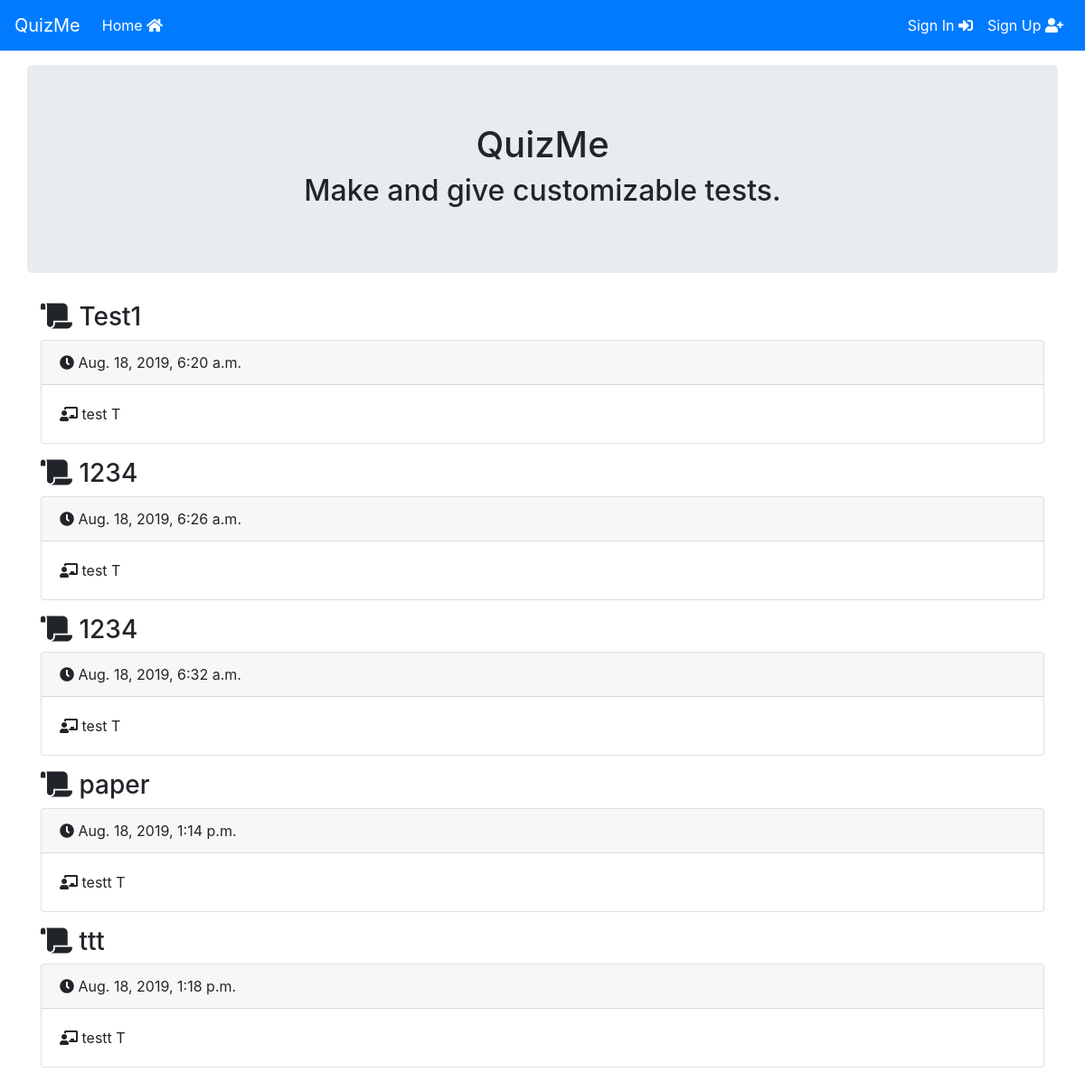
/, run on an earlier commit of the app's database.
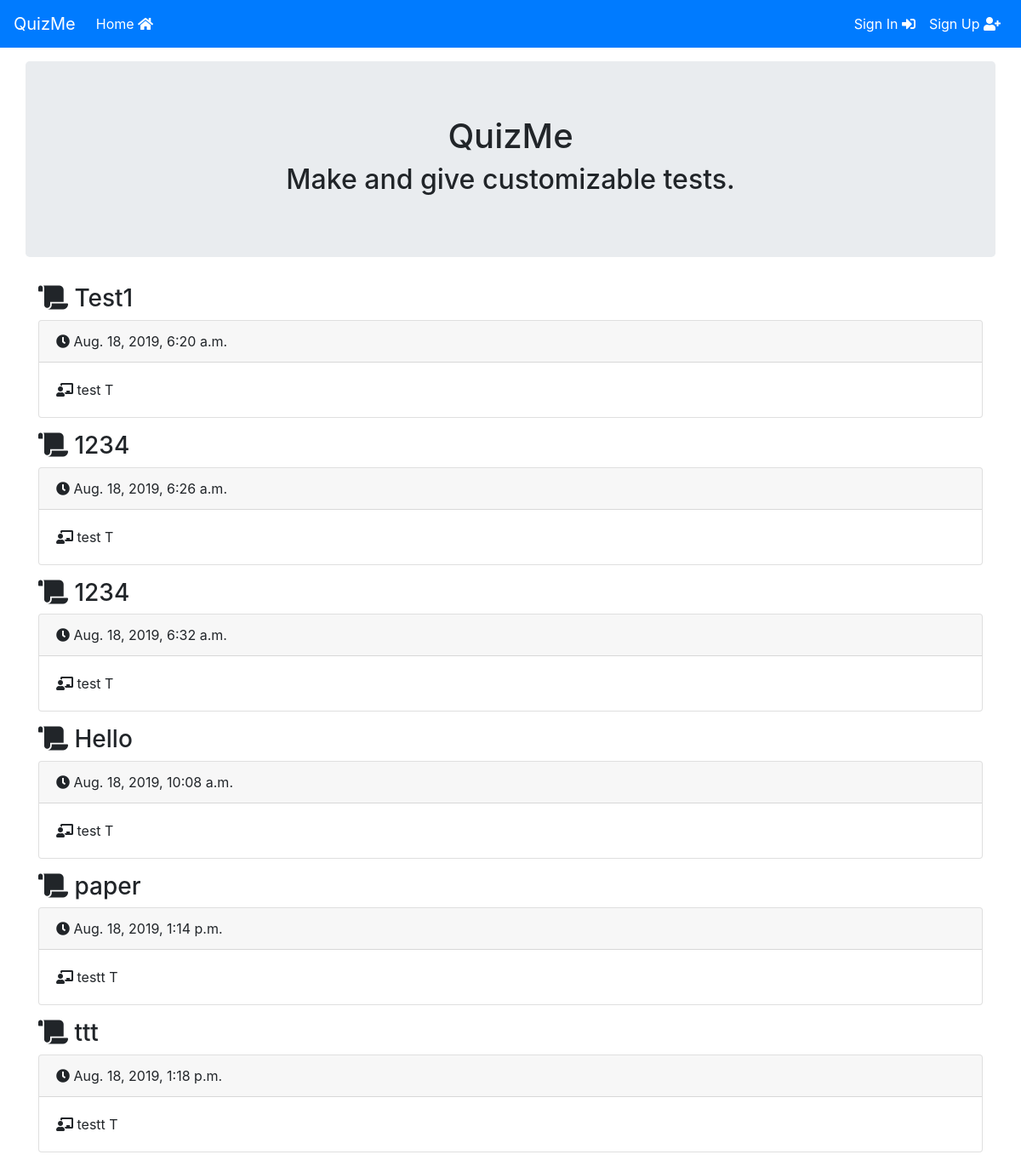
And on a later commit of the database.
### AdminTestPapers/models.py (models this page shows, shortened)
class QuestionPaper(models.Model):
  teacher = models.ForeignKey(SiteUser, on_delete = models.CASCADE,default = None)
  pub_date = models.DateTimeField('date published')
  title_text = models.CharField(max_length = 100)

class SiteUser(models.Model):
  user_type_choices = [
    ("T","Teacher"),
    ("S","Student"),
  ]
  user = models.OneToOneField(User, on_delete = models.CASCADE, related_name='profile')
  user_type = models.CharField(max_length = 1, choices = user_type_choices,default = "S",blank = False)
  def __str__(self):
    return '%s %s' % (self.user.username, self.user_type)

### AdminTestPapers/views.py (the view)
# urls.py: path("", views.home, name="home"),
def home(request):
    papers = QuestionPaper.objects.order_by("pub_date")[:10]
    return render(request,'home.html', {'papers': papers})

### AdminTestPapers/templates/home.html
{% extends "base.html" %}
{% block content%}
  <div class="container-fluid">
    <div class="jumbotron text-center">
      <h1>QuizMe</h1>
      <h2>Make and give customizable tests.</h2>
    </div>
  </div>
  {% for paper in papers%}
    <div class="container mt-3 mb-3">
      <h3><i class="fas fa-scroll"></i> {{paper.title_text}}</h3>
      <div class="card">
        <div class="card-header"><i class="fas fa-clock"></i> {{paper.pub_date}}</div>
        <div class="card-body"><i class="fas fa-chalkboard-teacher"></i> {{paper.teacher}}</div>
      </div>
    </div>
  {% endfor %}
{% endblock %}

What changed in the data, as far as the page shows it:
added QuestionPaper: title_text "Hello", pub_date "Aug. 18, 2019, 10:08 a.m.", teacher "test T"
